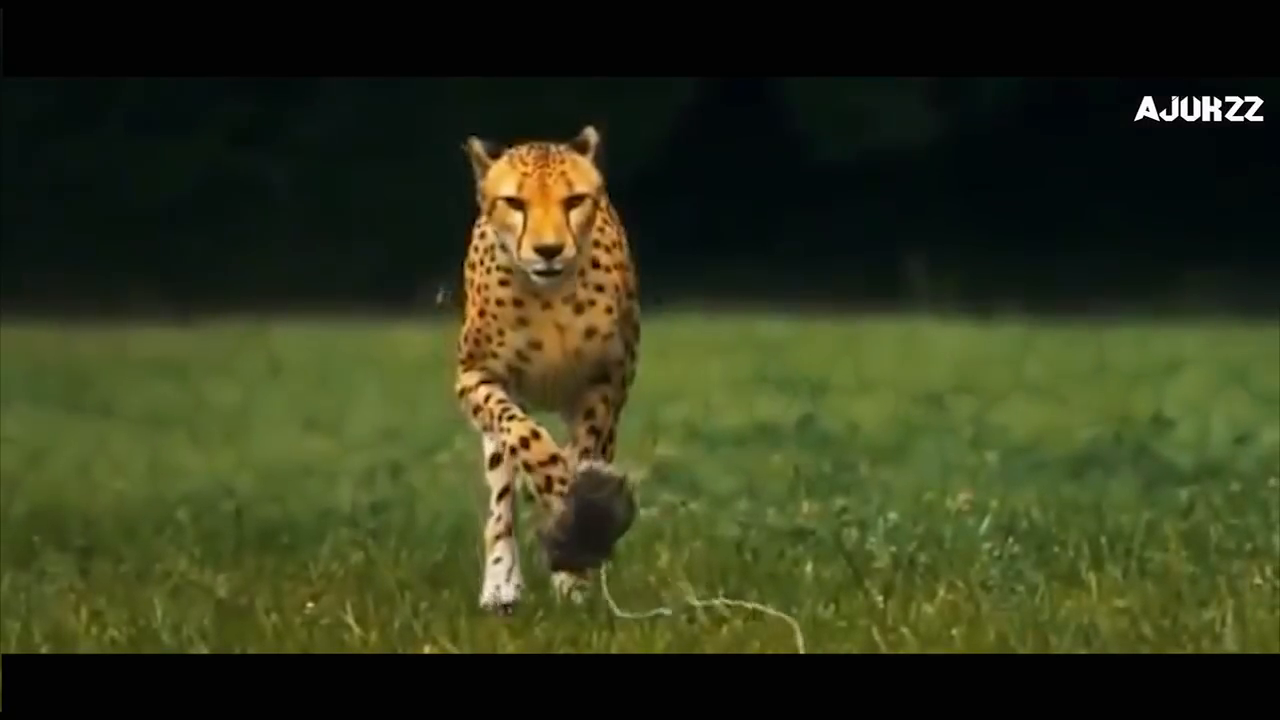
#> input picture frame 61 of Practice/image_example/all video/tiger.mp4, 1280 x 720 px
$ python readVideo2.py
#> lines starting #> are read from the running program, lines starting #| are printed output that depends on the picture
import cv2
import numpy as np


def showVideo(path):
#> called with path = 'image_example/all video/tiger.mp4'
    frame_height = 500
    frame_width = 700

    ## load the video
    # capture = cv2.VideoCapture("image_example/all video/tiger.mp4")
    capture = cv2.VideoCapture(path)

    while capture.isOpened():
        success, frame = capture.read()
#> frame is the input picture: shape (720, 1280, 3); mean B, G, R 27, 55.8, 49.9
        frame_resize = cv2.resize(src=frame, dsize=(frame_width,frame_height))
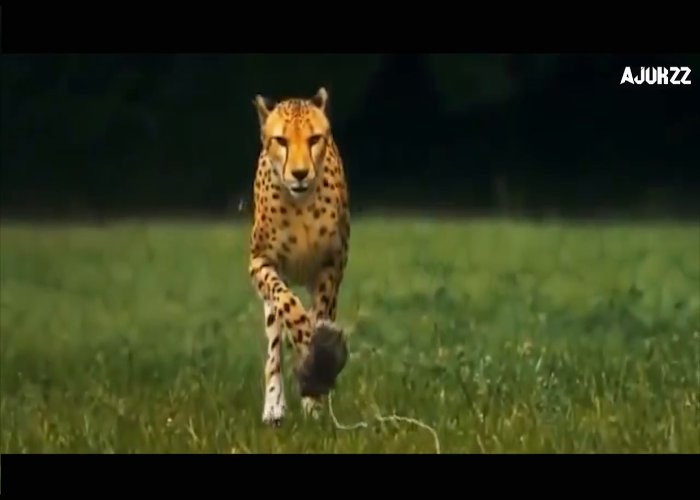
#> frame_resize: shape (500, 700, 3); mean B, G, R 27, 55.8, 49.8
        cv2.imshow(winname="Tiger running video", mat=frame_resize)
        if cv2.waitKey(1)==13:
#> (key Esc is pressed here)
            break
    cv2.destroyAllWindows()

path = "image_example/all video/tiger.mp4"
showVideo(path=path)

$ run again, starting later in the video
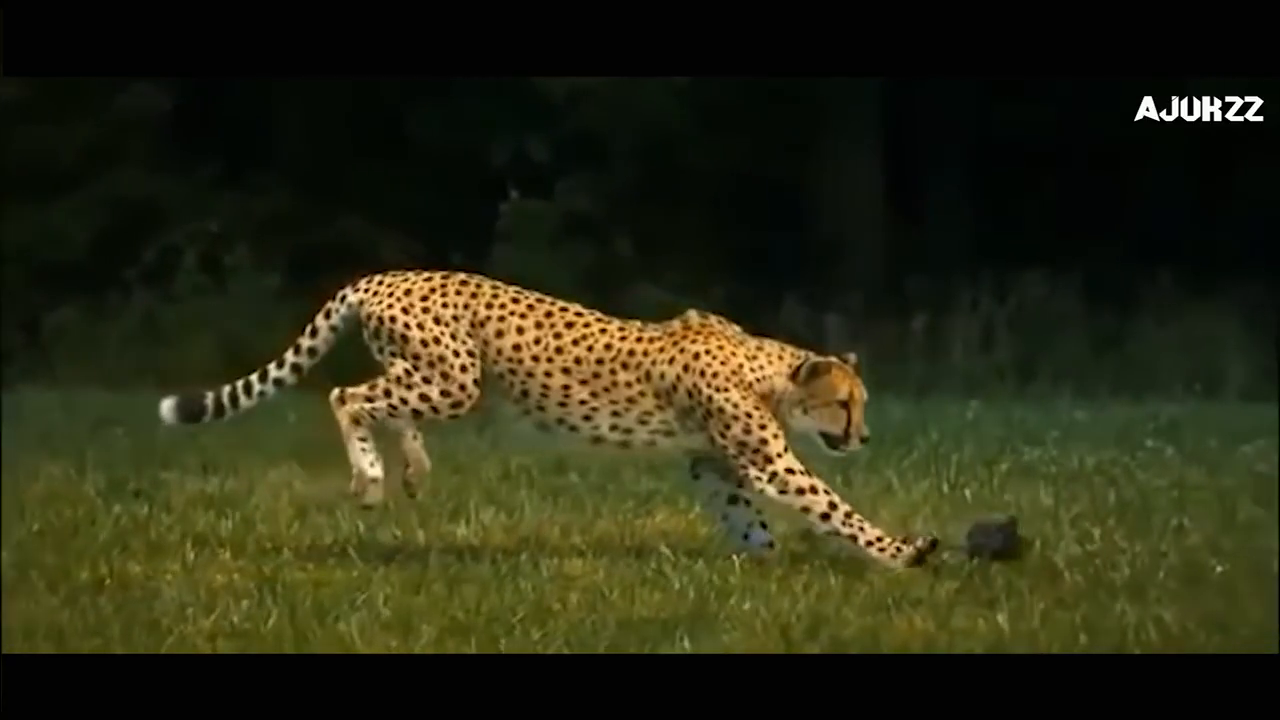
#> input picture frame 274 of Practice/image_example/all video/tiger.mp4, 1280 x 720 px
#> in showVideo, frame is the input picture: shape (720, 1280, 3); mean B, G, R 20, 43, 42.8
#> in showVideo, `frame_resize = cv2.resize(src=frame, dsize=(frame_width,frame_height))`:
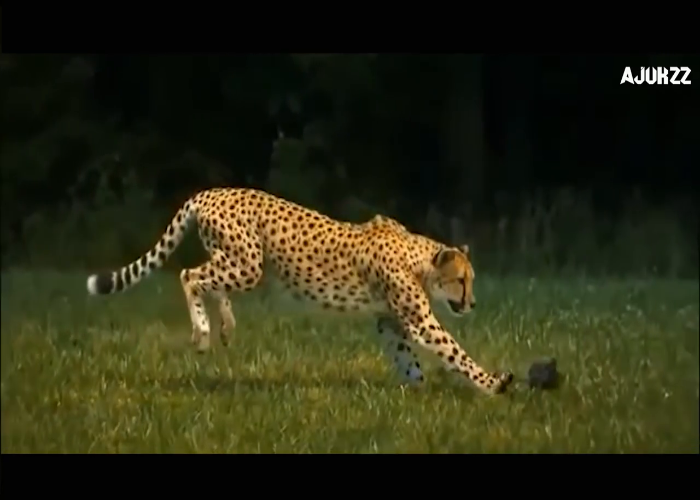
#> frame_resize: shape (500, 700, 3); mean B, G, R 19.9, 42.9, 42.7

$ run again, starting later in the video
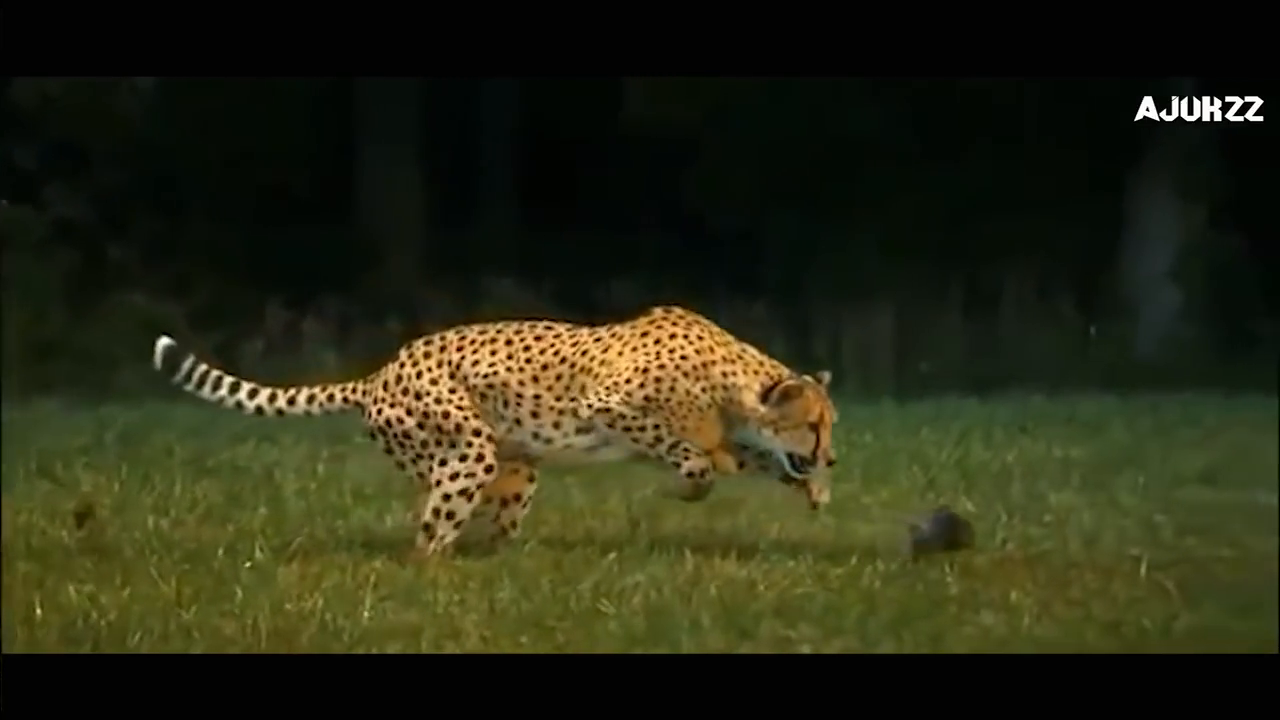
#> input picture frame 488 of Practice/image_example/all video/tiger.mp4, 1280 x 720 px
#> in showVideo, frame is the input picture: shape (720, 1280, 3); mean B, G, R 20.4, 42.4, 41.3
#> in showVideo, `frame_resize = cv2.resize(src=frame, dsize=(frame_width,frame_height))`:
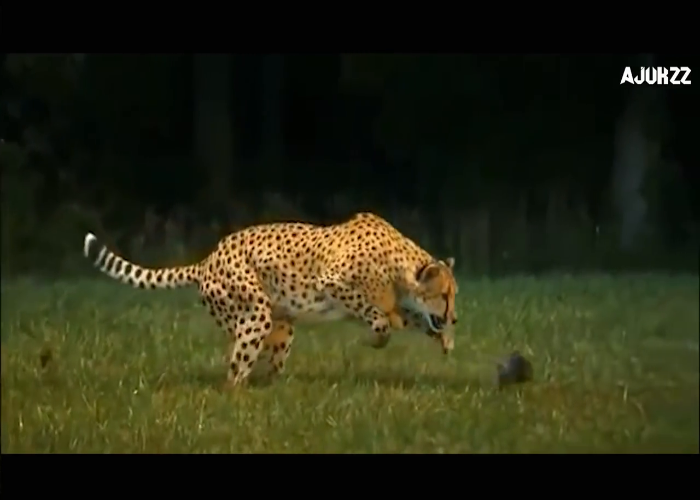
#> frame_resize: shape (500, 700, 3); mean B, G, R 20.4, 42.3, 41.2
